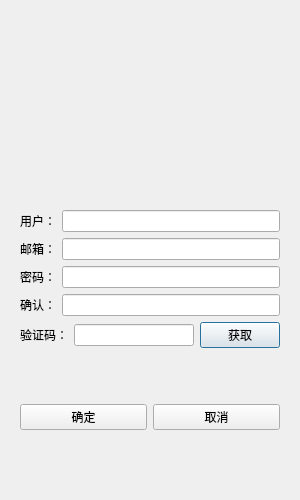
<?xml version="1.0" encoding="UTF-8"?>
<ui version="4.0">
 <class>RegisterDialog</class>
 <widget class="QDialog" name="RegisterDialog">
  <property name="geometry">
   <rect>
    <x>0</x>
    <y>0</y>
    <width>300</width>
    <height>500</height>
   </rect>
  </property>
  <property name="minimumSize">
   <size>
    <width>300</width>
    <height>500</height>
   </size>
  </property>
  <property name="maximumSize">
   <size>
    <width>300</width>
    <height>500</height>
   </size>
  </property>
  <property name="windowTitle">
   <string>Dialog</string>
  </property>
  <layout class="QVBoxLayout" name="verticalLayout_2">
   <item>
    <layout class="QVBoxLayout" name="verticalLayout">
     <item>
      <widget class="QWidget" name="widget" native="true">
       <layout class="QVBoxLayout" name="verticalLayout_3">
        <item>
         <spacer name="verticalSpacer_3">
          <property name="orientation">
           <enum>Qt::Vertical</enum>
          </property>
          <property name="sizeType">
           <enum>QSizePolicy::Fixed</enum>
          </property>
          <property name="sizeHint" stdset="0">
           <size>
            <width>20</width>
            <height>40</height>
           </size>
          </property>
         </spacer>
        </item>
        <item>
         <widget class="QLabel" name="error_label">
          <property name="text">
           <string/>
          </property>
          <property name="alignment">
           <set>Qt::AlignCenter</set>
          </property>
         </widget>
        </item>
        <item>
         <layout class="QHBoxLayout" name="horizontalLayout">
          <item>
           <widget class="QLabel" name="user_label">
            <property name="text">
             <string>用户：</string>
            </property>
           </widget>
          </item>
          <item>
           <widget class="QLineEdit" name="user_lineEdit"/>
          </item>
         </layout>
        </item>
        <item>
         <layout class="QHBoxLayout" name="horizontalLayout_3">
          <item>
           <widget class="QLabel" name="email_label">
            <property name="text">
             <string>邮箱：</string>
            </property>
           </widget>
          </item>
          <item>
           <widget class="QLineEdit" name="email_lineEdit"/>
          </item>
         </layout>
        </item>
        <item>
         <layout class="QHBoxLayout" name="horizontalLayout_4">
          <item>
           <widget class="QLabel" name="passwd_label">
            <property name="text">
             <string>密码：</string>
            </property>
           </widget>
          </item>
          <item>
           <widget class="QLineEdit" name="passwd_lineEdit">
            <property name="echoMode">
             <enum>QLineEdit::Password</enum>
            </property>
           </widget>
          </item>
         </layout>
        </item>
        <item>
         <layout class="QHBoxLayout" name="horizontalLayout_5">
          <item>
           <widget class="QLabel" name="ensurepasswd_label">
            <property name="text">
             <string>确认：</string>
            </property>
           </widget>
          </item>
          <item>
           <widget class="QLineEdit" name="ensurepasswd_lineEdit">
            <property name="echoMode">
             <enum>QLineEdit::Password</enum>
            </property>
           </widget>
          </item>
         </layout>
        </item>
        <item>
         <layout class="QHBoxLayout" name="horizontalLayout_6">
          <item>
           <widget class="QLabel" name="verifycode_label">
            <property name="text">
             <string>验证码：</string>
            </property>
           </widget>
          </item>
          <item>
           <widget class="QLineEdit" name="verifycode_lineEdit"/>
          </item>
          <item>
           <widget class="QPushButton" name="get_verifycode_pushButton">
            <property name="text">
             <string>获取</string>
            </property>
           </widget>
          </item>
         </layout>
        </item>
        <item>
         <spacer name="verticalSpacer">
          <property name="orientation">
           <enum>Qt::Vertical</enum>
          </property>
          <property name="sizeType">
           <enum>QSizePolicy::Fixed</enum>
          </property>
          <property name="sizeHint" stdset="0">
           <size>
            <width>20</width>
            <height>50</height>
           </size>
          </property>
         </spacer>
        </item>
        <item>
         <layout class="QHBoxLayout" name="horizontalLayout_7">
          <item>
           <widget class="QPushButton" name="ensure_pushButton">
            <property name="text">
             <string>确定</string>
            </property>
           </widget>
          </item>
          <item>
           <widget class="QPushButton" name="cancel_pushButton">
            <property name="text">
             <string>取消</string>
            </property>
           </widget>
          </item>
         </layout>
        </item>
        <item>
         <spacer name="verticalSpacer_2">
          <property name="orientation">
           <enum>Qt::Vertical</enum>
          </property>
          <property name="sizeType">
           <enum>QSizePolicy::Fixed</enum>
          </property>
          <property name="sizeHint" stdset="0">
           <size>
            <width>20</width>
            <height>50</height>
           </size>
          </property>
         </spacer>
        </item>
       </layout>
      </widget>
     </item>
    </layout>
   </item>
  </layout>
 </widget>
 <resources/>
 <connections/>
</ui>
